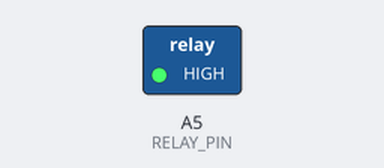
A sketch run on a simulated Arduino Uno, built with avr-gcc and run on an emulated ATmega328P. Parts: switched loads named in the sketch (green lamp = pin HIGH).

Above: at 0.1 s.
At 50.1 s:
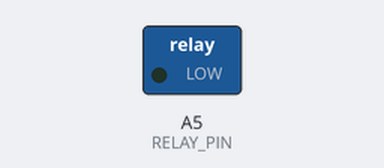
Timing chart, 0 to 101.5 s (numbered marks = the images above):
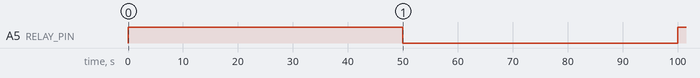

Measured:
- by itself, A5 (RELAY_PIN): LOW → HIGH at 0.00 s, → LOW 50.0 s later, → HIGH 50.0 s later

The sketch:

Fan_Control.ino
```cpp
// constants won't change
const int RELAY_PIN = A5;  // the Arduino pin, which connects to the IN pin of relay

// the setup function runs once when you press reset or power the board
void setup() {
  // initialize digital pin A5 as an output.
  pinMode(RELAY_PIN, OUTPUT);
}

// the loop function runs over and over again forever
void loop() {
  digitalWrite(RELAY_PIN, HIGH); // turn on fan 5 seconds
  delay(50000);
  digitalWrite(RELAY_PIN, LOW);  // turn off fan 5 seconds
  delay(50000);
}
```
